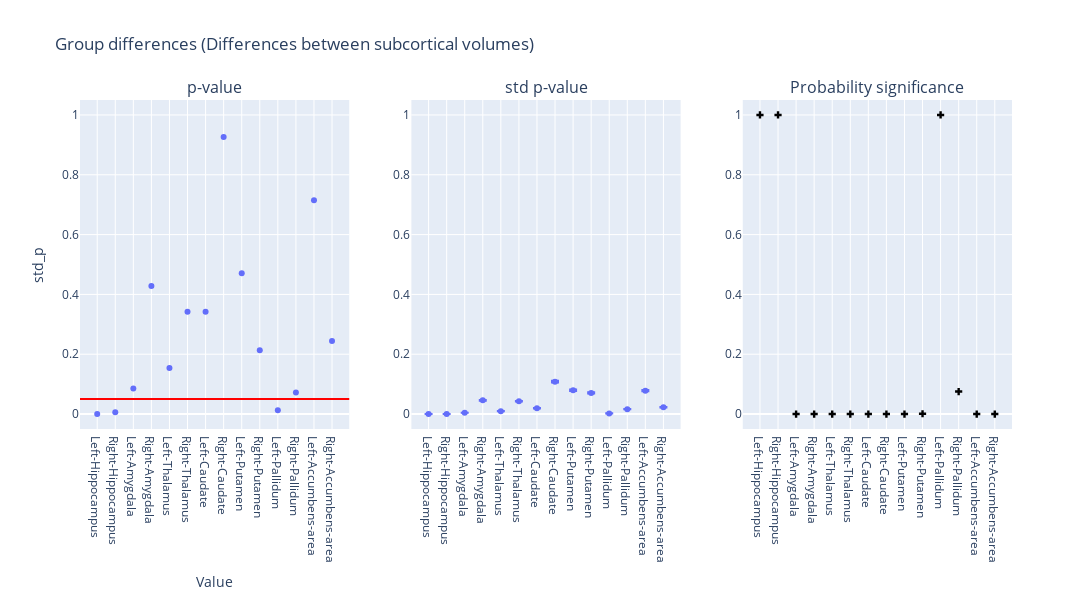

The notebook cell saved with this chart:
### Code cell
plot_dumbbell(df, "Differences between subcortical volumes")

### Figure 1 — Plotly figure (JSON) as saved in the notebook; plotly's stock layout.template omitted (floating-point values rounded to 4 significant figures)
{"data": [{"hovertemplate": "region=%{x}<br>p_value=%{y}<extra></extra>", "legendgroup": "", "marker": {"color": "#636efa", "symbol": "circle"}, "mode": "markers", "name": "", "orientation": "v", "showlegend": false, "type": "scatter", "x": ["Left-Hippocampus", "Right-Hippocampus", "Left-Amygdala", "Right-Amygdala", "Left-Thalamus", "Right-Thalamus", "Left-Caudate", "Right-Caudate", "Left-Putamen", "Right-Putamen", "Left-Pallidum", "Right-Pallidum", "Left-Accumbens-area", "Right-Accumbens-area"], "xaxis": "x", "y": [0.0005, 0.006, 0.085, 0.428, 0.154, 0.342, 0.342, 0.926, 0.471, 0.213, 0.013, 0.072, 0.715, 0.244], "yaxis": "y"}, {"error_y": {"array": [4.038e-07, 4.123e-06, 0.0001226, 0.001254, 0.0002647, 0.001166, 0.000528, 0.002948, 0.002166, 0.001928, 6.02e-05, 0.0004418, 0.002133, 0.000624], "arrayminus": [4.153e-07, 4.241e-06, 0.0001261, 0.001289, 0.0002722, 0.001199, 0.0005431, 0.003032, 0.002228, 0.001983, 6.191e-05, 0.0004544, 0.002194, 0.0006418]}, "hovertemplate": "region=%{x}<br>std_p=%{y}<extra></extra>", "legendgroup": "", "marker": {"color": "#636efa", "symbol": "circle"}, "mode": "markers", "name": "", "orientation": "v", "showlegend": false, "type": "scatter", "x": ["Left-Hippocampus", "Right-Hippocampus", "Left-Amygdala", "Right-Amygdala", "Left-Thalamus", "Right-Thalamus", "Left-Caudate", "Right-Caudate", "Left-Putamen", "Right-Putamen", "Left-Pallidum", "Right-Pallidum", "Left-Accumbens-area", "Right-Accumbens-area"], "xaxis": "x2", "y": [1.482e-05, 0.0001514, 0.0045, 0.04602, 0.009717, 0.04281, 0.01938, 0.1082, 0.07952, 0.07078, 0.00221, 0.01622, 0.07829, 0.02291], "yaxis": "y2"}, {"marker": {"color": "black", "symbol": "cross"}, "mode": "markers", "name": "Flip probability", "showlegend": false, "type": "scatter", "x": ["Left-Hippocampus", "Right-Hippocampus", "Left-Amygdala", "Right-Amygdala", "Left-Thalamus", "Right-Thalamus", "Left-Caudate", "Right-Caudate", "Left-Putamen", "Right-Putamen", "Left-Pallidum", "Right-Pallidum", "Left-Accumbens-area", "Right-Accumbens-area"], "xaxis": "x3", "y": [1.0, 1.0, 5.881e-20, 2.467e-33, 3.662e-47, 5.836e-24, 2.495e-110, 2.195e-07, 2.659e-14, 0.0009061, 1.0, 0.0752, 6.951e-24, 1.206e-34], "yaxis": "y3"}], "layout": {"annotations": [{"font": {"size": 16}, "showarrow": false, "text": "p-value", "x": 0.1444, "xanchor": "center", "xref": "paper", "y": 1, "yanchor": "bottom", "yref": "paper"}, {"font": {"size": 16}, "showarrow": false, "text": "std p-value", "x": 0.5, "xanchor": "center", "xref": "paper", "y": 1, "yanchor": "bottom", "yref": "paper"}, {"font": {"size": 16}, "showarrow": false, "text": "Probability significance", "x": 0.8556, "xanchor": "center", "xref": "paper", "y": 1, "yanchor": "bottom", "yref": "paper"}], "height": 600, "hovermode": "closest", "shapes": [{"line": {"color": "red", "width": 2}, "type": "line", "x0": 0, "x1": 1, "xref": "x domain", "y0": 0.05, "y1": 0.05, "yref": "y"}], "title": {"text": "Group differences (Differences between subcortical volumes)"}, "width": 1400, "xaxis": {"anchor": "y", "domain": [0, 0.2889], "title": {"text": "Value"}}, "xaxis2": {"anchor": "y2", "domain": [0.3556, 0.6444]}, "xaxis3": {"anchor": "y3", "domain": [0.7111, 1]}, "yaxis": {"anchor": "x", "domain": [0, 1], "range": [-0.05, 1.05], "title": {"text": "std_p"}}, "yaxis2": {"anchor": "x2", "domain": [0, 1], "range": [-0.05, 1.05]}, "yaxis3": {"anchor": "x3", "domain": [0, 1], "range": [-0.05, 1.05]}}}
